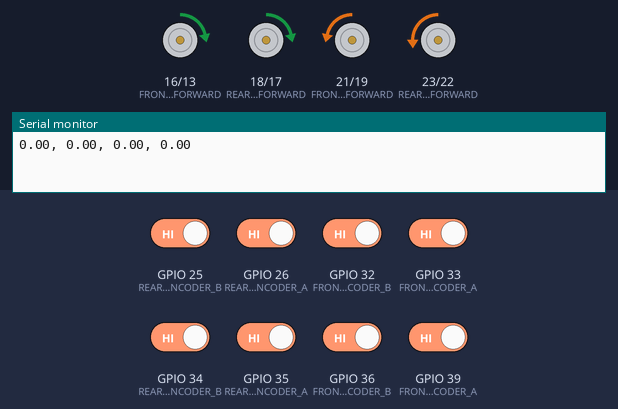
A program run on a simulated ESP32. On the bench: motor-driver pin pairs drawn as motors (green arrow = first pin HIGH = forward, orange = second pin HIGH = backward, longer = more drive), the last lines printed to the serial monitor. Inputs (shaded band) come from the test bench; at power-on: GPIO 25 (REAR_LEFT_ENCODER_B), GPIO 26 (REAR_LEFT_ENCODER_A), GPIO 32 (FRONT_LEFT_ENCODER_B), GPIO 33 (FRONT_LEFT_ENCODER_A), GPIO 34 (REAR_RIGHT_ENCODER_B), GPIO 35 (REAR_RIGHT_ENCODER_A), GPIO 36 (FRONT_RIGHT_ENCODER_B), GPIO 39 (FRONT_RIGHT_ENCODER_A) HIGH.

Above: at 0.05 s.
At 0.65 s:
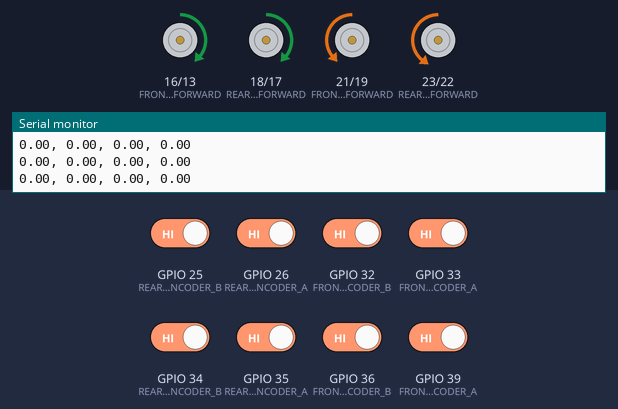
At 1.3 s:
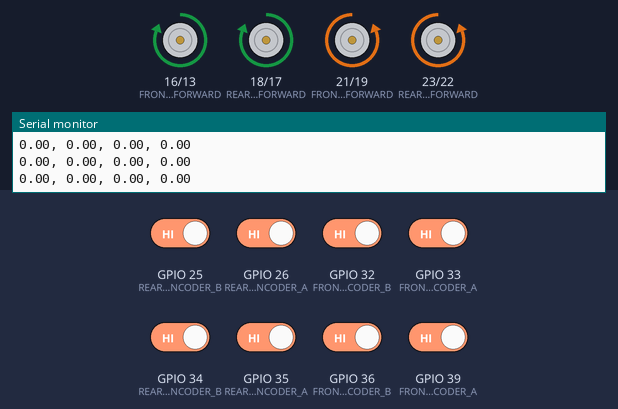
Timing chart, 0 to 2.8 s (numbered marks = the images above):
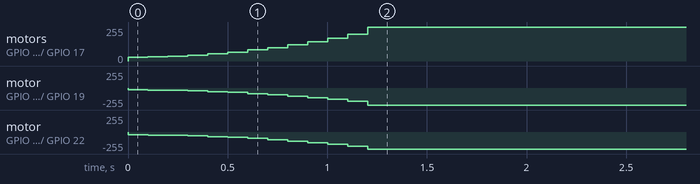

Measured:
- by itself, motor on GPIO 16 (FRONT_LEFT_PWM_FORWARD) / GPIO 13 (FRONT_LEFT_PWM_REVERSE), motor on GPIO 18 (REAR_LEFT_PWM_FORWARD) / GPIO 17 (REAR_LEFT_PWM_REVERSE): moves from stopped to forward 255/255 over 1.2 s
- by itself, motor on GPIO 21 (FRONT_RIGHT_PWM_FORWARD) / GPIO 19 (FRONT_RIGHT_PWM_REVERSE), motor on GPIO 23 (REAR_RIGHT_PWM_FORWARD) / GPIO 22 (REAR_RIGHT_PWM_REVERSE): moves from stopped to backward 255/255 over 1.2 s

The program:

main.cpp
```cpp
#include <Arduino.h>
#include <definitions.h>
#include <pid.h>
#include <pwmSpeedConverter.h>

PIDEstimator leftFront	(K_P, K_I, K_D, 2.4);
PIDEstimator leftRear	(K_P, K_I, K_D, 2.4);
PIDEstimator rightFront (K_P, K_I, K_D, 2.4);
PIDEstimator rightRear	(K_P, K_I, K_D, 2.4);

PwmSpeedConverter leftFrontConverter	(2.4, 0.00, 0.46, 255.0, 0.0, 225.0, 9.0, 25.0);
PwmSpeedConverter leftRearConverter		(2.4, 0.00, 0.46, 255.0, 0.0, 225.0, 9.0, 25.0);
PwmSpeedConverter rightFrontConverter	(2.4, 0.00, 0.46, 255.0, 0.0, 225.0, 9.0, 25.0);
PwmSpeedConverter rightRearConverter	(2.4, 0.00, 0.18, 255.0, 0.0, 240.0, 5.0, 10.0);

// encoder pulse count
volatile int frontLeftPulseCount  = 0;
volatile int frontRightPulseCount = 0;
volatile int rearLeftPulseCount   = 0;
volatile int rearRightPulseCount  = 0;

// protected encoder pulse count
volatile int frontLeftProtectedPulseCount  = 0;
volatile int frontRightProtectedPulseCount = 0;
volatile int rearLeftProtectedPulseCount   = 0;
volatile int rearRightProtectedPulseCount  = 0;

// tracked values related to PID
float front_left_distance		= 0;
float front_right_distance		= 0;
float rear_left_distance		= 0;
float rear_right_distance		= 0;

float front_left_target			= 0;
float front_left_feedback		= 0;
float left_front_corrected		= 0;
float front_right_target		= 0;
float front_right_feedback		= 0;
float right_front_corrected		= 0;

float rear_left_target			= 0;
float rear_left_feedback		= 0;
float left_rear_corrected		= 0;
float rear_right_target			= 0;
float rear_right_feedback		= 0;
float right_rear_corrected		= 0;

long old_time  = 0;
float duration = 0.0;

/*******************************************************************************
** Interrupts for Encoder
*******************************************************************************/

void isrFrontLeftA()
{
	if(digitalRead(FRONT_LEFT_ENCODER_A) != digitalRead(FRONT_LEFT_ENCODER_B))  frontLeftPulseCount ++;
	else frontLeftPulseCount --;
}

void isrFrontLeftB()
{
	if (digitalRead(FRONT_LEFT_ENCODER_A) == digitalRead(FRONT_LEFT_ENCODER_B)) frontLeftPulseCount ++;
	else frontLeftPulseCount --;
}

void isrFrontRightA()
{
	if(digitalRead(FRONT_RIGHT_ENCODER_A) != digitalRead(FRONT_RIGHT_ENCODER_B))  frontRightPulseCount ++;
	else frontRightPulseCount --;
}

void isrFrontRightB()
{
	if (digitalRead(FRONT_RIGHT_ENCODER_A) == digitalRead(FRONT_RIGHT_ENCODER_B)) frontRightPulseCount ++;
  else frontRightPulseCount --;
}

void isrRearLeftA()
{
	if(digitalRead(REAR_LEFT_ENCODER_A) != digitalRead(REAR_LEFT_ENCODER_B))  rearLeftPulseCount ++;
	else rearLeftPulseCount --;
}

void isrRearLeftB()
{
	if (digitalRead(REAR_LEFT_ENCODER_A) == digitalRead(REAR_LEFT_ENCODER_B)) rearLeftPulseCount ++;
	else rearLeftPulseCount --;
}

void isrRearRightA()
{
	if(digitalRead(REAR_RIGHT_ENCODER_A) != digitalRead(REAR_RIGHT_ENCODER_B))  rearRightPulseCount ++;
	else rearRightPulseCount --;
}

void isrRearRightB()
{
	if (digitalRead(REAR_RIGHT_ENCODER_A) == digitalRead(REAR_RIGHT_ENCODER_B)) rearRightPulseCount ++;
  else rearRightPulseCount --;
}

/*******************************************************************************
** Interrupt safe data transfer
*******************************************************************************/

void transferDataFromInterrupts()
{
	noInterrupts();

	frontLeftProtectedPulseCount  = frontLeftPulseCount;
	frontRightProtectedPulseCount = frontRightPulseCount;
  	rearLeftProtectedPulseCount   = rearLeftPulseCount;
	rearRightProtectedPulseCount  = rearRightPulseCount;

	frontLeftPulseCount  = 0;
	frontRightPulseCount = 0;
  	rearLeftPulseCount   = 0;
	rearRightPulseCount  = 0;

	interrupts();
}

void calculateCurrentValues()
{
	front_left_distance  = 2 * PI * WHEEL_RADIUS * ((((float)frontLeftProtectedPulseCount)/ ENCODER_PULSES_PER_ROTATION) / ENCODER_REDUCTION);
	front_right_distance = 2 * PI * WHEEL_RADIUS * ((((float)frontRightProtectedPulseCount)/ ENCODER_PULSES_PER_ROTATION) / ENCODER_REDUCTION);
	rear_left_distance	 = 2 * PI * WHEEL_RADIUS * ((((float)rearLeftProtectedPulseCount)/ ENCODER_PULSES_PER_ROTATION) / ENCODER_REDUCTION);
	rear_right_distance  = 2 * PI * WHEEL_RADIUS * ((((float)rearRightProtectedPulseCount)/ ENCODER_PULSES_PER_ROTATION) / ENCODER_REDUCTION);

	front_left_feedback   = front_left_distance/duration;
	front_right_feedback  = front_right_distance/duration;
	rear_left_feedback    = rear_left_distance/duration;
	rear_right_feedback   = rear_right_distance/duration;
}

void setPWM()
{
	int lfpwm = leftFrontConverter.convert(abs(left_front_corrected));
	int lrpwm = leftRearConverter.convert(abs(left_rear_corrected));
	int rfpwm = rightFrontConverter.convert(abs(right_front_corrected));
	int rrpwm = rightRearConverter.convert(abs(right_rear_corrected));

	if (left_front_corrected >= 0)
	{
		analogWrite(FRONT_LEFT_PWM_FORWARD, lfpwm);
		analogWrite(FRONT_LEFT_PWM_REVERSE, 0);
	}
	else
	{
		analogWrite(FRONT_LEFT_PWM_FORWARD, 0);
		analogWrite(FRONT_LEFT_PWM_REVERSE, lfpwm);
	}

	if (left_rear_corrected >= 0)
	{
		analogWrite(REAR_LEFT_PWM_FORWARD,  lrpwm);
		analogWrite(REAR_LEFT_PWM_REVERSE,  0);
	}
	else
	{
		analogWrite(REAR_LEFT_PWM_FORWARD,  0);
		analogWrite(REAR_LEFT_PWM_REVERSE,  lrpwm);
	}
	if (right_front_corrected >= 0)
	{
		analogWrite(FRONT_RIGHT_PWM_FORWARD, 0);
		analogWrite(FRONT_RIGHT_PWM_REVERSE, rfpwm);
	}
	else
	{
		analogWrite(FRONT_RIGHT_PWM_FORWARD, rfpwm);
		analogWrite(FRONT_RIGHT_PWM_REVERSE, 0);
	}

	if (right_rear_corrected >= 0)
	{
		analogWrite(REAR_RIGHT_PWM_FORWARD,  0);
		analogWrite(REAR_RIGHT_PWM_REVERSE,  rrpwm);
	}
	else
	{
		analogWrite(REAR_RIGHT_PWM_FORWARD,  rrpwm);
		analogWrite(REAR_RIGHT_PWM_REVERSE,  0);
	}
}

void runPID()
{
	left_front_corrected  = leftFront.evaluate(front_left_target, front_left_feedback, duration);
	right_front_corrected = rightFront.evaluate(front_right_target,front_right_feedback, duration);
	left_rear_corrected   = leftRear.evaluate(rear_left_target, rear_left_feedback, duration);
	right_rear_corrected  = rightRear.evaluate(rear_right_target, rear_right_feedback, duration);
}

void setup() {
	Serial.begin(115200);

	pinMode(FRONT_LEFT_ENCODER_A, 	INPUT);
	pinMode(FRONT_LEFT_ENCODER_B, 	INPUT);
	pinMode(FRONT_RIGHT_ENCODER_A, 	INPUT);
	pinMode(FRONT_RIGHT_ENCODER_B, 	INPUT);
  	pinMode(REAR_LEFT_ENCODER_A, 	INPUT);
	pinMode(REAR_LEFT_ENCODER_B, 	INPUT);
	pinMode(REAR_RIGHT_ENCODER_A, 	INPUT);
	pinMode(REAR_RIGHT_ENCODER_B, 	INPUT);

	attachInterrupt(digitalPinToInterrupt(FRONT_LEFT_ENCODER_A), isrFrontLeftA, CHANGE);
	attachInterrupt(digitalPinToInterrupt(FRONT_LEFT_ENCODER_B), isrFrontLeftB, CHANGE);
	attachInterrupt(digitalPinToInterrupt(FRONT_RIGHT_ENCODER_A), isrFrontRightA, CHANGE);
	attachInterrupt(digitalPinToInterrupt(FRONT_RIGHT_ENCODER_B), isrFrontRightB, CHANGE);
	attachInterrupt(digitalPinToInterrupt(REAR_LEFT_ENCODER_A), isrRearLeftA, CHANGE);
	attachInterrupt(digitalPinToInterrupt(REAR_LEFT_ENCODER_B), isrRearLeftB, CHANGE);
	attachInterrupt(digitalPinToInterrupt(REAR_RIGHT_ENCODER_A), isrRearRightA, CHANGE);
	attachInterrupt(digitalPinToInterrupt(REAR_RIGHT_ENCODER_B), isrRearRightB, CHANGE);

	analogWrite(FRONT_LEFT_PWM_FORWARD, 	0);
	analogWrite(FRONT_LEFT_PWM_REVERSE, 	0);
	analogWrite(FRONT_RIGHT_PWM_FORWARD, 	0);
	analogWrite(FRONT_RIGHT_PWM_REVERSE, 	0);
	analogWrite(REAR_LEFT_PWM_FORWARD, 		0);
	analogWrite(REAR_LEFT_PWM_REVERSE, 		0);
	analogWrite(REAR_RIGHT_PWM_FORWARD, 	0);
	analogWrite(REAR_RIGHT_PWM_REVERSE, 	0);

	front_left_target	= 0.5;
	front_right_target	= 0.5;
	rear_left_target	= 0.5;
	rear_right_target	= 0.5;

	old_time = micros();
}

void loop()
{
	duration	= (micros() - old_time )/1000000.0;

	transferDataFromInterrupts();

	calculateCurrentValues();

	runPID();

	setPWM();

	Serial.print(front_left_feedback);
	Serial.print(", ");
	Serial.print(front_right_feedback);
	Serial.print(", ");
	Serial.print(rear_left_feedback);
	Serial.print(", ");
	Serial.println(rear_right_feedback);

	delay(100);
}
```

definitions.h
```cpp
/*******************************************************************************
** I/O pin assignment
*******************************************************************************/

#define FRONT_RIGHT_ENCODER_A 39
#define FRONT_RIGHT_ENCODER_B 36
#define FRONT_LEFT_ENCODER_A 33
#define FRONT_LEFT_ENCODER_B 32

#define REAR_RIGHT_ENCODER_A 35
#define REAR_RIGHT_ENCODER_B 34
#define REAR_LEFT_ENCODER_A 26
#define REAR_LEFT_ENCODER_B 25

#define FRONT_LEFT_PWM_FORWARD  16
#define FRONT_LEFT_PWM_REVERSE  13
#define FRONT_RIGHT_PWM_FORWARD 21
#define FRONT_RIGHT_PWM_REVERSE 19

#define REAR_LEFT_PWM_FORWARD  18
#define REAR_LEFT_PWM_REVERSE  17
#define REAR_RIGHT_PWM_FORWARD 23
#define REAR_RIGHT_PWM_REVERSE 22

/*******************************************************************************
** PWM Related parameters
*******************************************************************************/
#define WHEEL_RADIUS 0.21   // m
#define WHEEL_TRACK  0.86   // m
#define WHEEL_BASE   0.75   // m
#define MAX_SPEED	 2.4	// m/s
#define MAX_PWM	 	 255

/*******************************************************************************
** Encoder related parameters
*******************************************************************************/

#define ENCODER_REDUCTION 1
#define ENCODER_PULSES_PER_ROTATION 2400	// Phase count x pulses per rotation in spec sheet

/*******************************************************************************
** PID related parameters
*******************************************************************************/

#define K_P 1
#define K_I 0.5
#define K_D 0

/*******************************************************************************
** constants for ros messages
*******************************************************************************/

#define XY_COVARIANCE  0.001
#define NON_COVARIANCE 100000
#define YAW_COVARIANCE 1000
#define IMU_COVARIANCE 0.0025


/*******************************************************************************
** status checking
*******************************************************************************/

#define RCCHECK(fn) { rcl_ret_t temp_rc = fn; if((temp_rc != RCL_RET_OK)){error_loop();}}
#define RCSOFTCHECK(fn) { rcl_ret_t temp_rc = fn; if((temp_rc != RCL_RET_OK)){}}
```

pid.h
```cpp
class PIDEstimator
{
private:
    float error             = 0;
    float propotional_out   = 0;
    float integral          = 0;
    float integral_out      = 0;
    float derivative	    = 0;
    float derivative_out    = 0;
    float previous_error    = 0;
    float corrected         = 0;

    float k_p;
    float k_i;
    float k_d;
    float max;

public:
    PIDEstimator(float kp, float ki, float kd, float maxValue)
    {
        k_p = kp;
        k_i = ki;
        k_d = kd;
        max = maxValue;
    }

    float evaluate(float target, float feedback, float timeDuration)
    {
        error           = target - feedback;

        propotional_out = k_p * error;

        integral        = integral + error*timeDuration;
        integral_out    = k_i*integral;

        derivative      = (error - previous_error) / timeDuration;
        derivative_out  = k_d * derivative;

        corrected       = feedback + propotional_out + integral_out + derivative_out;
        previous_error  = error;

        if (corrected > max) corrected = max;
        else if (corrected < -max) corrected = -max;
        else corrected = corrected;

        return corrected;
    }
};
```

pwmSpeedConverter.h
```cpp
class PwmSpeedConverter
{
private:
    float speedMax          = 0;
    float speedMin          = 0;
    float speedTransition    = 0;

    float pwmMax          = 0;
    float pwmMin          = 0;
    float pwmEffectiveMax = 0;
    float pwmEffectiveMin = 0;
    float pwmTransition    = 0;

    float m1 = 0;
    float m2 = 0;
    float c1 = 0;
    float c2 = 0;

public:
    PwmSpeedConverter(float inSpeedMax, float inSpeedMin, float inSpeedTransition,
                      float inPwmMax, float inPwmMin,
                      float inPwmEffectiveMax, float inPwmEffectiveMin, float inPwmTransition )
    {
        speedMax          = inSpeedMax;
        speedMin          = inSpeedMin;
        speedTransition    = inSpeedTransition;

        pwmMax            = inPwmMax;
        pwmMin            = inPwmMin;
        pwmEffectiveMax   = inPwmEffectiveMax;
        pwmEffectiveMin   = inPwmEffectiveMin;
        pwmTransition      = inPwmTransition;

        m1 = (speedTransition-speedMin) / (pwmTransition-pwmEffectiveMin);
        m2 = (speedMax-speedTransition) / (pwmEffectiveMax-pwmTransition);

        c1 = speedTransition - (m1 * pwmTransition);
        c2 = speedMax - (m2 * pwmEffectiveMax);
    }

    int convert(float speed)
    {
        if (speed == speedMin)
        {
            return int(pwmMin);
        }
        else if ((speed > speedMin) && (speed < speedTransition))
        {
            return int((speed - c1) / m1);
        }
        else if ((speed >= speedTransition) && (speed < speedMax))
        {
            return int((speed - c2) / m2);
        }
        else
        {
            return int(pwmMax);
        }
    }
};
```
